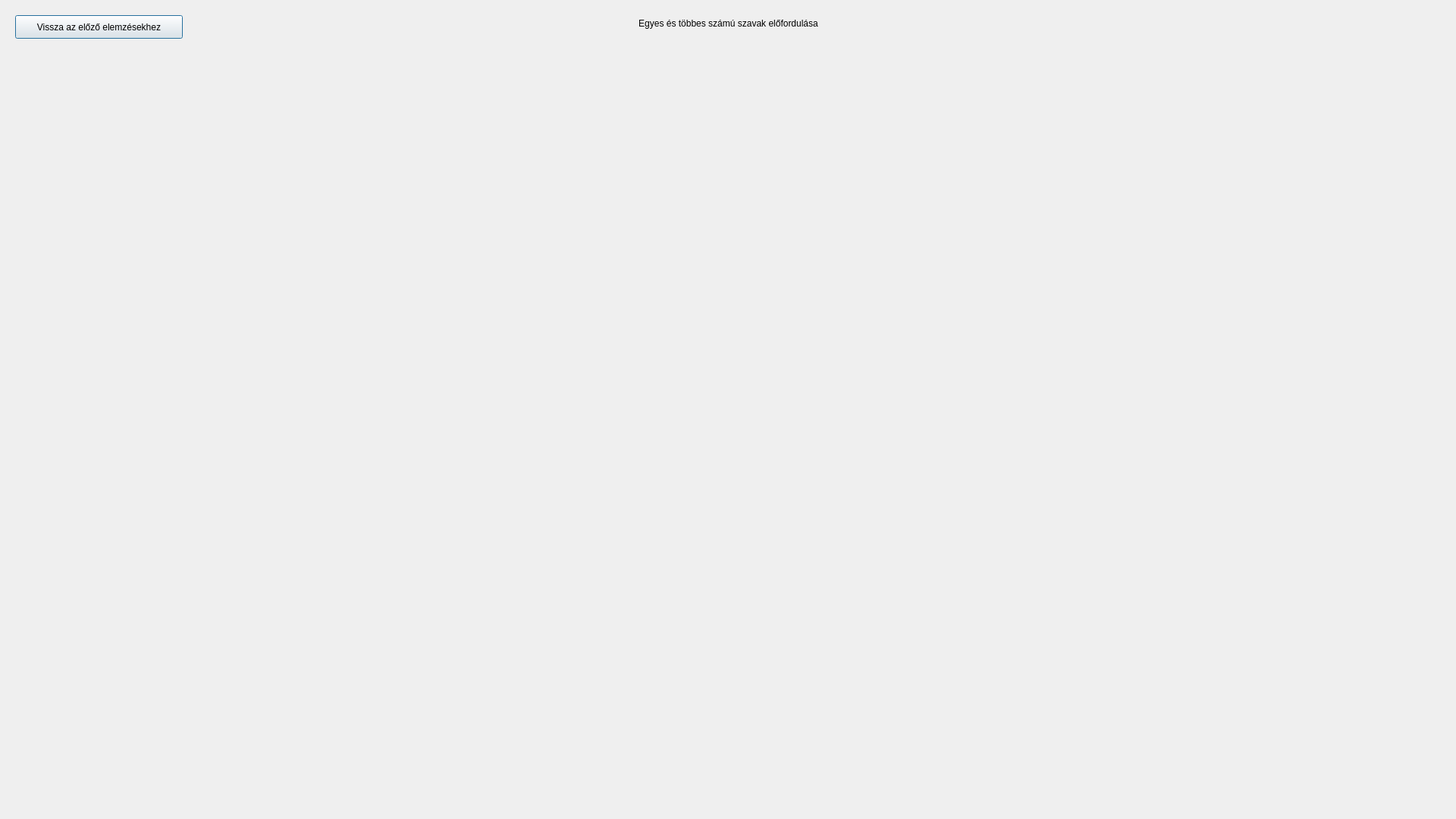
<?xml version="1.0" encoding="UTF-8"?>
<ui version="4.0">
 <class>Dialog</class>
 <widget class="QDialog" name="Dialog">
  <property name="geometry">
   <rect>
    <x>0</x>
    <y>0</y>
    <width>1920</width>
    <height>1080</height>
   </rect>
  </property>
  <property name="windowTitle">
   <string>Dialog</string>
  </property>
  <widget class="QWidget" name="verticalLayoutWidget">
   <property name="geometry">
    <rect>
     <x>0</x>
     <y>60</y>
     <width>961</width>
     <height>471</height>
    </rect>
   </property>
   <layout class="QVBoxLayout" name="sing_vbox_1"/>
  </widget>
  <widget class="QPushButton" name="prev_screen_button">
   <property name="geometry">
    <rect>
     <x>20</x>
     <y>20</y>
     <width>221</width>
     <height>31</height>
    </rect>
   </property>
   <property name="text">
    <string>Vissza az előző elemzésekhez</string>
   </property>
  </widget>
  <widget class="QWidget" name="verticalLayoutWidget_2">
   <property name="geometry">
    <rect>
     <x>960</x>
     <y>60</y>
     <width>961</width>
     <height>471</height>
    </rect>
   </property>
   <layout class="QVBoxLayout" name="sing_vbox_2"/>
  </widget>
  <widget class="QWidget" name="verticalLayoutWidget_3">
   <property name="geometry">
    <rect>
     <x>0</x>
     <y>530</y>
     <width>961</width>
     <height>471</height>
    </rect>
   </property>
   <layout class="QVBoxLayout" name="plur_vbox_1"/>
  </widget>
  <widget class="QWidget" name="verticalLayoutWidget_4">
   <property name="geometry">
    <rect>
     <x>960</x>
     <y>530</y>
     <width>961</width>
     <height>471</height>
    </rect>
   </property>
   <layout class="QVBoxLayout" name="plur_vbox_2"/>
  </widget>
  <widget class="QLabel" name="sing_label_1">
   <property name="geometry">
    <rect>
     <x>290</x>
     <y>30</y>
     <width>67</width>
     <height>17</height>
    </rect>
   </property>
   <property name="text">
    <string/>
   </property>
  </widget>
  <widget class="QLabel" name="sing_label_2">
   <property name="geometry">
    <rect>
     <x>380</x>
     <y>30</y>
     <width>67</width>
     <height>17</height>
    </rect>
   </property>
   <property name="text">
    <string/>
   </property>
  </widget>
  <widget class="QLabel" name="plur_label_1">
   <property name="geometry">
    <rect>
     <x>470</x>
     <y>30</y>
     <width>67</width>
     <height>17</height>
    </rect>
   </property>
   <property name="text">
    <string/>
   </property>
  </widget>
  <widget class="QLabel" name="plur_label_2">
   <property name="geometry">
    <rect>
     <x>560</x>
     <y>30</y>
     <width>67</width>
     <height>17</height>
    </rect>
   </property>
   <property name="text">
    <string/>
   </property>
  </widget>
  <widget class="QLabel" name="title_label">
   <property name="geometry">
    <rect>
     <x>380</x>
     <y>0</y>
     <width>1161</width>
     <height>61</height>
    </rect>
   </property>
   <property name="text">
    <string>Egyes és többes számú szavak előfordulása</string>
   </property>
   <property name="alignment">
    <set>Qt::AlignCenter</set>
   </property>
  </widget>
 </widget>
 <resources/>
 <connections/>
</ui>
